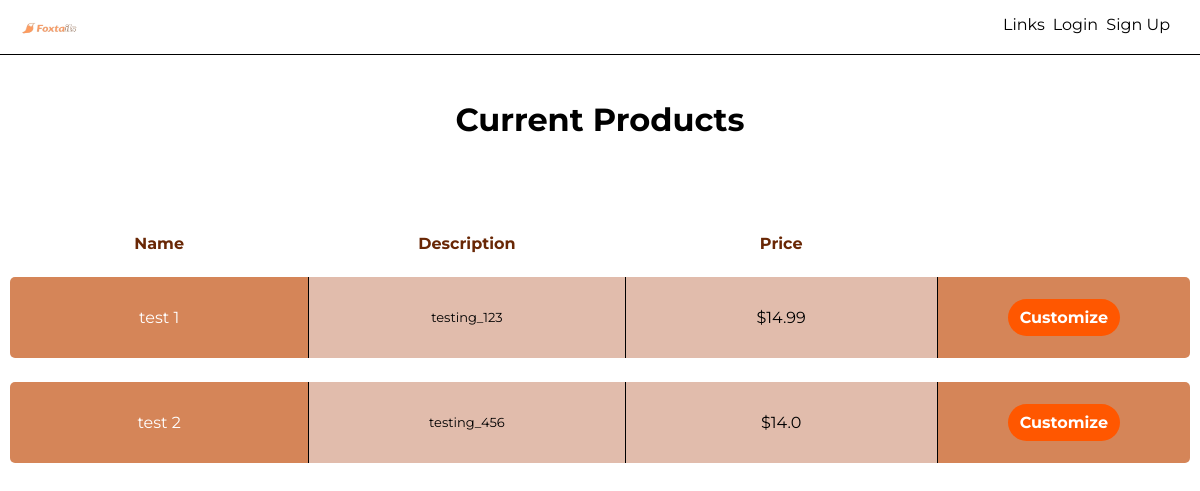
/products, run on an earlier commit of the app's database.
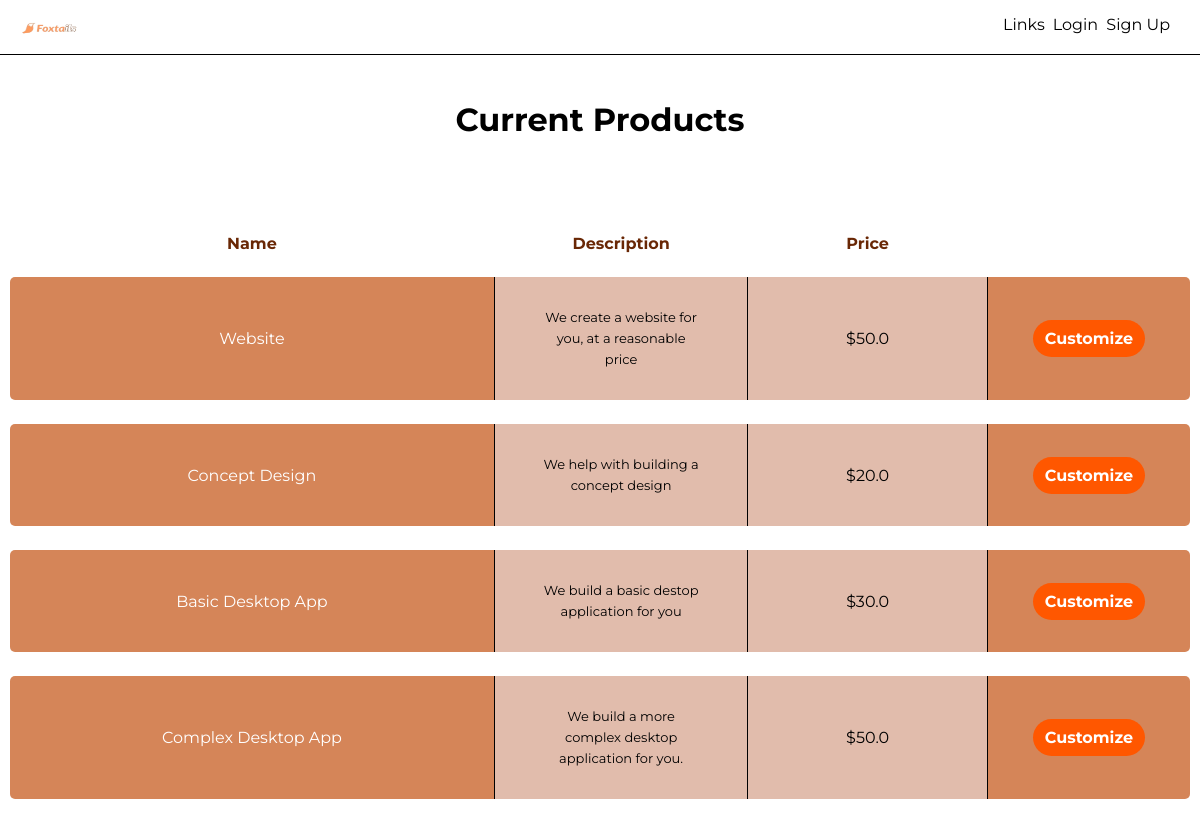
And on a later commit of the database.
### app/models.py (models this page shows, shortened)
class Products(db.Model):
	id = db.Column(db.Integer, primary_key=True)
	name = db.Column(db.String(64), index=True, unique=True)
	desc = db.Column(db.String(128), index=True, unique=True)
	price = db.Column(db.Float, index=True)

### app/routes.py (the view)
@app.route('/products')
def products():
	product = Products.query.all()
	return render_template('products.html', title="Products", products=product)

### app/templates/products.html
{% extends 'base.html' %}
{% block content %}
    <div id="current-products">
        <h1>Current Products</h1>
    </div>
    <div class="container-products">
        <table>
            <thead>
                <tr class="trhead-products">
                    <th>Name</th>
                    <th class="desc-products">Description</th>
                    <th>Price</th>
                </tr>
            </thead>
            <tbody>
                {% for product in products %}
                    <tr>
                        <td class="name-products">{{ product.name }}</td>
                        <td class="description">{{ product.desc }}</td>
                        <td>${{ product.price }}</td>
                        <th class="button-td-products"><a href="/products/customize/{{ product.name }}">Customize</a></th>
                    </tr>
                {% endfor %}
            </tbody>
        </table>
    </div>
{% endblock %}

### app/templates/base.html (shortened to what this page needs)
<!DOCTYPE html>
<html>
    <head>
        <link rel="stylesheet" type="text/css" href="../static/style.css">
    </head>
    <body>
        <div id="header">
            <a href="/" style="text-decoration: none;"><input id="favicon" type="image" name="logo" src="../static/logo-1.png" width=100 height=50/></button></a>
            {% if current_user.is_anonymous %}
                <div id="header-links-accounts">
                    <span class="links-header">
                        <button class="dropbtn">Links</button>
                    </span>
                    {% if current_user.is_anonymous %}
                        <span class="account-links-header">
                            <a class="login" href="/account/login">Login</a>
                            <a class="signup" href="/account/register">Sign Up</a>
                        </span>
                    {% else %}
                        <span class="account-links-header-logged-in">
                            <p style="color: white;">{{ current_user.username }}</p>
                            <a class="logout" href="/account/logout">Log Out</a>
                        </span>
                    {% endif %}
                </div>
            {% endif %}
        </div>
        {% block content %}{% endblock %}
    </body>
</html>

### app/static/style.css (style rules this page uses)
* { font-family: 'Montserrat', cursive, sans-serif; color: #000; border: 0; padding: 0; margin: 0; }
#header { position: fixed; top: 0; width: 100%; z-index: 2; border-bottom: 1px solid black; background-color: white; }
#header-links-accounts { position: absolute; display: inline-block; top: 15px; right: 30px; }
.links-header { position: relative; float: left; }
.account-links-header { float: right; }
.account-links-header a { text-decoration: none; color: #000; }
.dropbtn { border: 0; padding: 0 4px 0 4px; background-color: transparent; color: #000; font-size: 16px; border-radius: 5px 5px 0 0; }
.login { padding: 0 4px 0 4px; }
.container-products { position: relative; top: 200px; width: 100%; height: 608px; }
.container-products table { border-collapse: separate; border-spacing: 0px 1.5em; position: relative; padding: 10px; width: 100%; }
.container-products thead { width: 100%; }
.container-products tbody { width: 100%; }
.container-products table td { background-color: #E1BCAC; color: black; padding: 30px 45px; line-height: 21px; }
.container-products table th { color: #692705; }
.button-td-products { border-left: 1px solid black; background-color: #D58558; color: #ffffff; line-height: 21px; border-radius: 0 5px 5px 0; }
.container-products table th a { background-color: #FF5700; color: white; padding: 9px 12px; border-radius: 100px; transition: transform 0.7s; text-decoration: none; }
.container-products table td:first-child { border-radius: 5px 0 0 5px; }
.container-products tr { text-align: center; }
#current-products { width: 100%; position: absolute; top: 100px; text-align: center; }
.name-products { background-color: #D58558 !important; color: white !important; }
.description { font-size: 13px; max-width: 50px; background-color: #E1BCAC; border-right: 1px solid black; border-left: 1px solid black; }

What changed in the data, as far as the page shows it:
removed Products: name "test 1", desc "testing_123", price "14.99"
removed Products: name "test 2", desc "testing_456", price "14.0"
added Products: name "Website", desc "We create a website for you, at a reasonable price", price "50.0"
added Products: name "Concept Design", desc "We help with building a concept design", price "20.0"
added Products: name "Basic Desktop App", desc "We build a basic destop application for you", price "30.0"
added Products: name "Complex Desktop App", desc "We build a more complex desktop application for you.", price "50.0"
